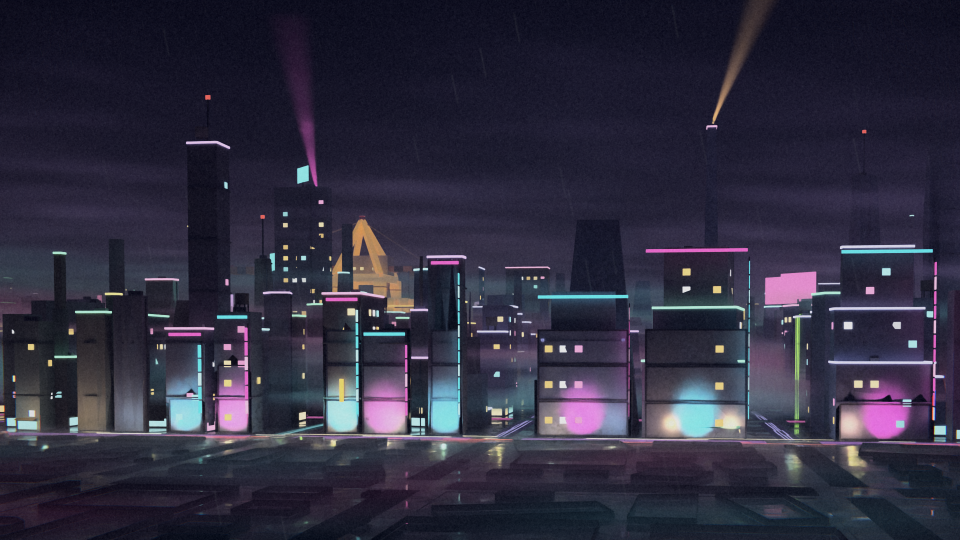
#> input picture docs/concepts/route_map_graph/storyboard/scratch/end_E_closed_1.10.png, 1920 x 1080 px, given in place of f_0300.png, which was not available (shown at 1/2 size)
$ python crops_r3.py end_E_closed_1.10.png end_E_closed_1.20.png
#> lines starting #> are read from the running program, lines starting #| are printed output that depends on the picture
"""Before/after crops for the v3-r3 review: python crops_r3.py <frames dir> <tag>"""
import os, sys
from PIL import Image
FR, TAG = sys.argv[1], sys.argv[2]
OUT = os.path.join(os.path.dirname(os.path.abspath(__file__)), "r3_crops")
os.makedirs(OUT, exist_ok=True)
CROPS = [("beams_f0300", 300, (300, 0, 1060, 300)), ("beams_f0390", 390, (300, 0, 1100, 330)),
         ("fg_f0390", 390, (0, 470, 1280, 720)), ("fg_f0580", 580, (0, 470, 1280, 720))]
for nm, f, box in CROPS:
    im = Image.open(os.path.join(FR, "f_%04d.png" % f)).crop(box)
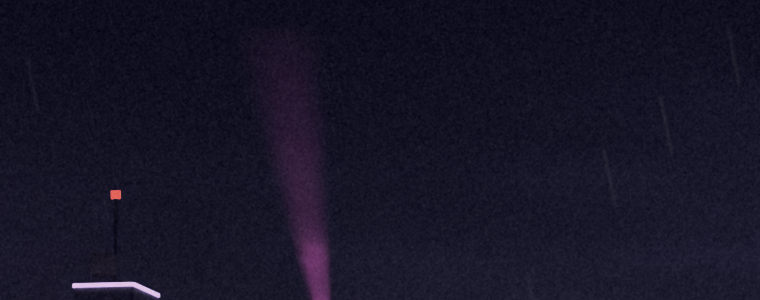
#> im: PIL image 760x300 RGB; mean R, G, B 22.1, 20.5, 38.4
    im.save(os.path.join(OUT, "%s_%s.png" % (nm, TAG)))
#> pass 2 of the loop `for nm, f, box in CROPS:`:
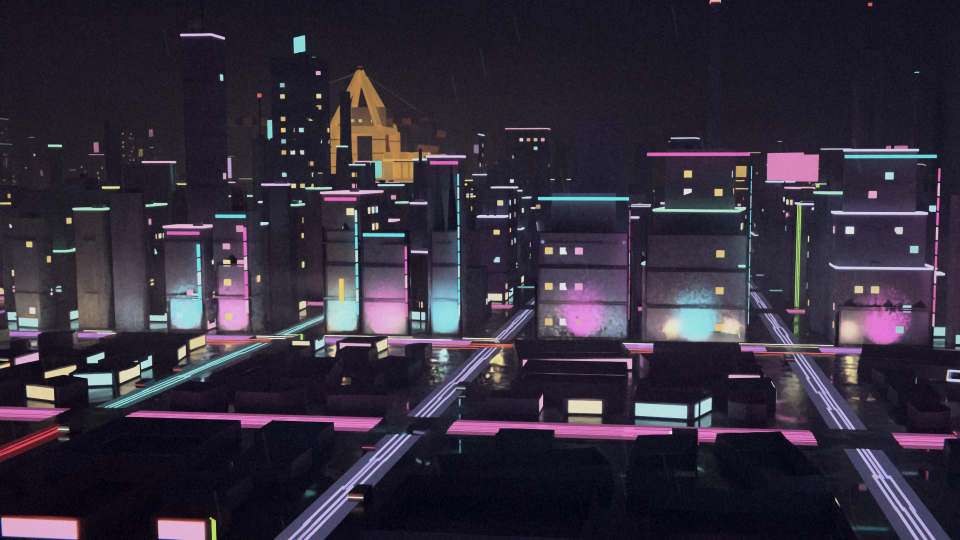
#> input picture docs/concepts/route_map_graph/storyboard/scratch/end_E_closed_1.20.png, 1920 x 1080 px, given in place of f_0390.png, which was not available (shown at 1/2 size)
#> `im = Image.open(os.path.join(FR, "f_%04d.png" % f)).crop(box)`:
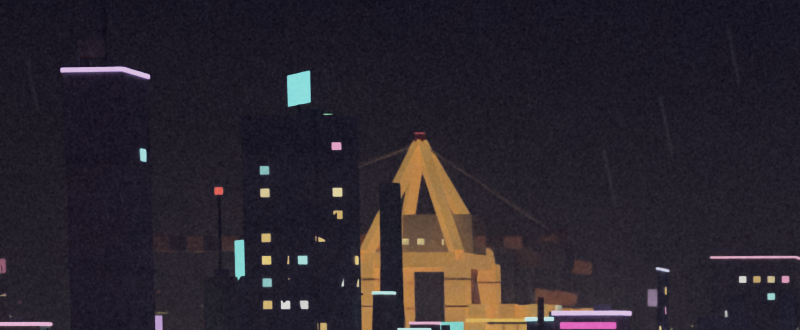
#> im: PIL image 800x330 RGB; mean R, G, B 42.2, 36.5, 44.5
print("crops ->", OUT)
